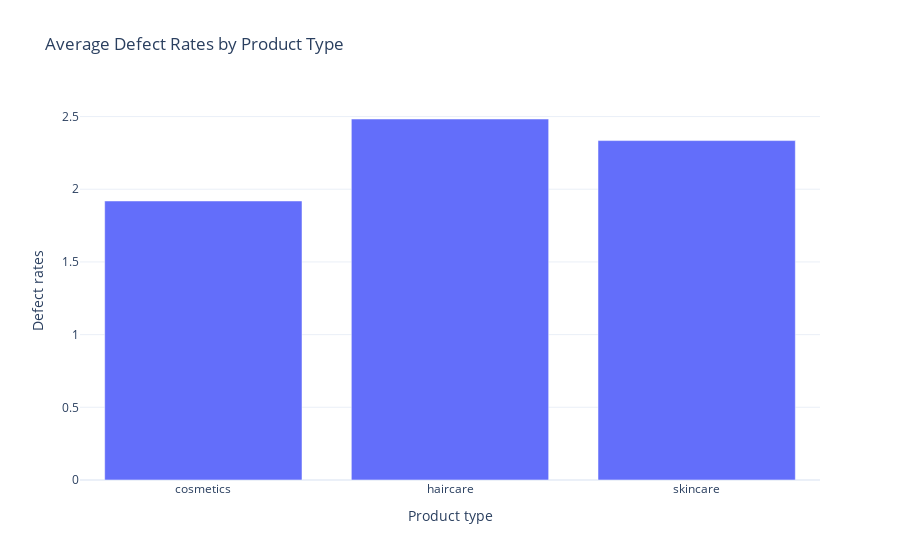

This figure's notebook cell:
### Markdown cell above
### lets have a look at avaerage defect rate

### Code cell
defect_rates_by_product = data.groupby('Product type')['Defect rates'].mean().reset_index()

fig = px.bar(defect_rates_by_product, x='Product type', y='Defect rates',
             title='Average Defect Rates by Product Type')
fig.show()

### Figure 1 — Plotly figure (JSON) as saved in the notebook; plotly's stock layout.template omitted (floating-point values rounded to 4 significant figures)
{"data": [{"alignmentgroup": "True", "hovertemplate": "Product type=%{x}<br>Defect rates=%{y}<extra></extra>", "legendgroup": "", "marker": {"color": "#636efa", "pattern": {"shape": ""}}, "name": "", "offsetgroup": "", "orientation": "v", "showlegend": false, "textposition": "auto", "type": "bar", "x": ["cosmetics", "haircare", "skincare"], "xaxis": "x", "y": [1.919, 2.483, 2.335], "yaxis": "y"}], "layout": {"autosize": true, "barmode": "relative", "legend": {"tracegroupgap": 0}, "title": {"text": "Average Defect Rates by Product Type"}, "xaxis": {"anchor": "y", "autorange": true, "domain": [0, 1], "range": [-0.5, 2.5], "title": {"text": "Product type"}, "type": "category"}, "yaxis": {"anchor": "x", "autorange": true, "domain": [0, 1], "range": [0, 2.614], "title": {"text": "Defect rates"}, "type": "linear"}}}
